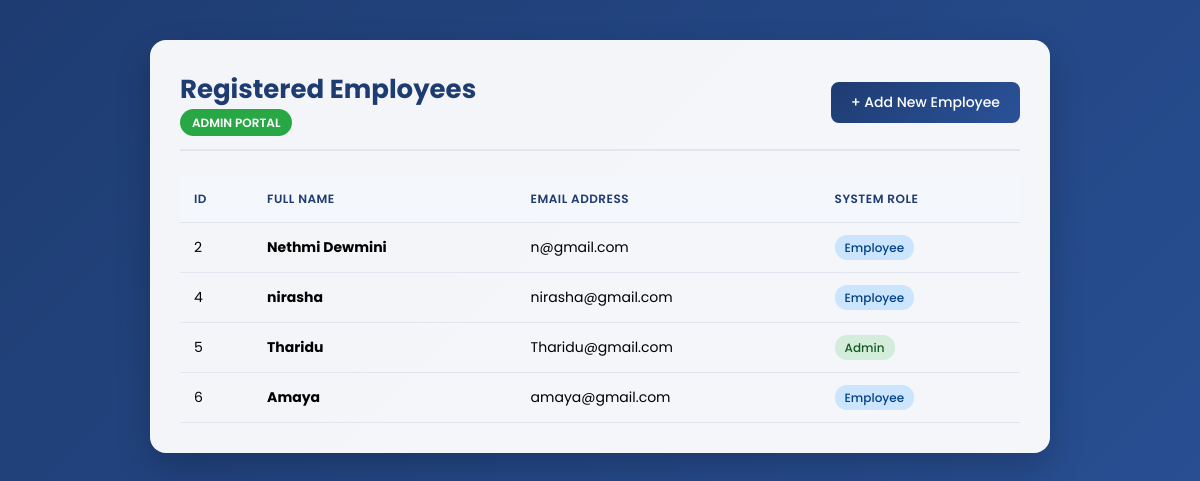
The page /employees.php (signed in) on the database its author committed.
### tables this page shows
CREATE TABLE `employee` (
  `employee_id` int(11) NOT NULL,
  `full_name` varchar(100) NOT NULL,
  `email` varchar(100) NOT NULL,
  `password` varchar(255) NOT NULL,
  `role` varchar(50) DEFAULT 'Employee',
  `created_at` timestamp NOT NULL DEFAULT current_timestamp()
);

### employees.php (the view, shortened to what this page needs)
<?php
$host = "localhost";
$db_user = "root";
$db_pass = "";
$db_name = "hardware";
$conn = new mysqli($host, $db_user, $db_pass, $db_name);
$query = "SELECT employee_id, full_name, email, role FROM employee";
$result = $conn->query($query);
?>
<!DOCTYPE html>
<html lang="en">
<head>
</head>
<body>
<div class="container">
    <div class="header-section">
        <div>
            <h2>Registered Employees</h2>
            <span class="admin-badge">Admin Portal</span>
        </div>
        <a href="register.php" class="btn-add">+ Add New Employee</a>
    </div>
    <table>
        <thead>
            <tr>
                <th>ID</th>
                <th>Full Name</th>
                <th>Email Address</th>
                <th>System Role</th>
            </tr>
        </thead>
        <tbody>
            <?php if ($result->num_rows > 0): ?>
                <?php while($row = $result->fetch_assoc()): ?>
                    <tr>
                        <td><?php echo htmlspecialchars($row['employee_id']); ?></td>
                        <td><strong><?php echo htmlspecialchars($row['full_name']); ?></strong></td>
                        <td><?php echo htmlspecialchars($row['email']); ?></td>
                        <td>
                            <span class="role-pill <?php echo ($row['role'] == 'Admin') ? 'role-admin' : 'role-employee'; ?>">
                                <?php echo htmlspecialchars($row['role']); ?>
                            </span>
                        </td>
                    </tr>
                <?php endwhile; ?> <?php else: ?>
                <tr>
                    <td colspan="4" class="no-data">No employees found in the system.</td>
                </tr>
            <?php endif; ?>
        </tbody>
    </table>
</div>
</body>
</html>

### employees.php (style rules this page uses)
* { margin: 0; padding: 0; box-sizing: border-box; font-family: 'Poppins', sans-serif; }
body { background: linear-gradient(135deg, #1e3c72 0%, #2a5298 100%); min-height: 100vh; padding: 40px 20px; display: flex; justify-content: center; align-items: flex-start; }
.container { background: rgba(255, 255, 255, 0.95); padding: 30px; border-radius: 16px; box-shadow: 0 15px 35px rgba(0, 0, 0, 0.2); width: 100%; max-width: 900px; }
.header-section { display: flex; justify-content: space-between; align-items: center; margin-bottom: 25px; border-bottom: 2px solid #e1e5ee; padding-bottom: 15px; }
h2 { color: #1e3c72; font-weight: 700; font-size: 26px; }
.admin-badge { background-color: #28a745; color: white; padding: 5px 12px; border-radius: 20px; font-size: 12px; font-weight: 600; text-transform: uppercase; }
.btn-add { background: linear-gradient(135deg, #1e3c72 0%, #2a5298 100%); color: white; padding: 10px 20px; text-decoration: none; border-radius: 8px; font-size: 14px; font-weight: 500; transition: all 0.3s; }
table { width: 100%; border-collapse: collapse; margin-top: 10px; }
th, td { text-align: left; padding: 14px; border-bottom: 1px solid #e1e5ee; font-size: 14px; }
th { background-color: #f4f7fc; color: #1e3c72; font-weight: 600; text-transform: uppercase; font-size: 12px; letter-spacing: 0.5px; }
.role-pill { padding: 4px 10px; border-radius: 12px; font-size: 12px; font-weight: 500; }
.role-admin { background-color: #d4edda; color: #155724; }
.role-employee { background-color: #cce5ff; color: #004085; }

### rows shown on the page
employee: employee_id "2", full_name "Nethmi Dewmini", email "n@gmail.com", role "Employee"
employee: employee_id "4", full_name "nirasha", email "nirasha@gmail.com", role "Employee"
employee: employee_id "5", full_name "Tharidu", email "Tharidu@gmail.com", role "Admin"
employee: employee_id "6", full_name "Amaya", email "amaya@gmail.com", role "Employee"
